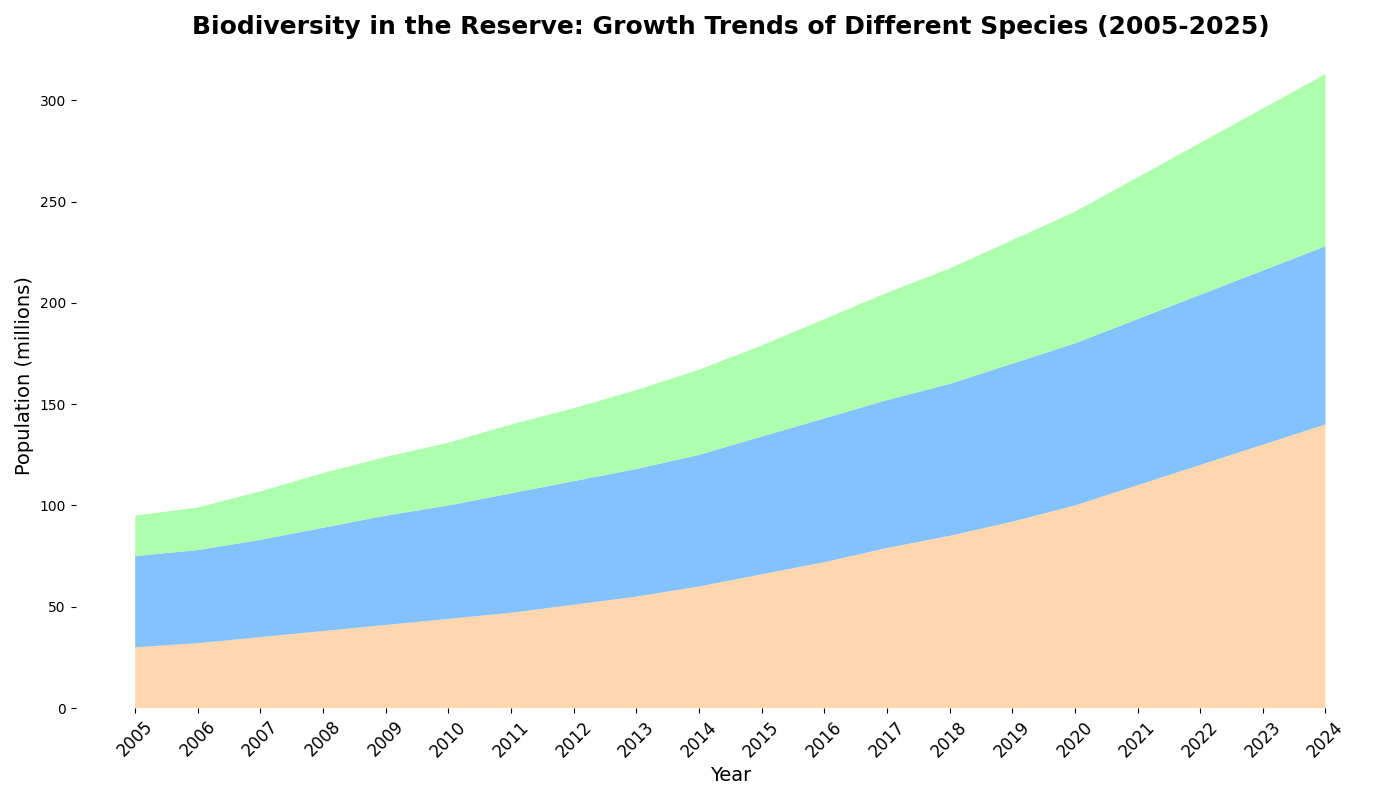

Python code for this plot:
import matplotlib.pyplot as plt
import numpy as np

years = np.arange(2005, 2025)
species_a = np.array([30, 32, 35, 38, 41, 44, 47, 51, 55, 60, 66, 72, 79, 85, 92, 100, 110, 120, 130, 140])
species_b = np.array([45, 46, 48, 51, 54, 56, 59, 61, 63, 65, 68, 71, 73, 75, 78, 80, 82, 84, 86, 88])
species_c = np.array([20, 21, 24, 27, 29, 31, 34, 36, 39, 42, 45, 49, 53, 57, 61, 65, 70, 75, 80, 85])

population_data = np.vstack([species_a, species_b, species_c])

fig, ax1 = plt.subplots(figsize=(14, 8))
ax1.stackplot(years, population_data, colors=['#ffcc99', '#66b3ff', '#99ff99'], alpha=0.8)

ax1.set_title('Biodiversity in the Reserve: Growth Trends of Different Species (2005-2025)', fontsize=18, fontweight='bold')
ax1.set_xlabel('Year', fontsize=14)
ax1.set_ylabel('Population (millions)', fontsize=14)

ax1.set_xticks(years)
ax1.set_xticklabels(years, rotation=45, fontsize=12)

ax1.spines['top'].set_visible(False)
ax1.spines['right'].set_visible(False)
ax1.spines['left'].set_visible(False)
ax1.spines['bottom'].set_visible(False)

plt.tight_layout()
plt.show()
